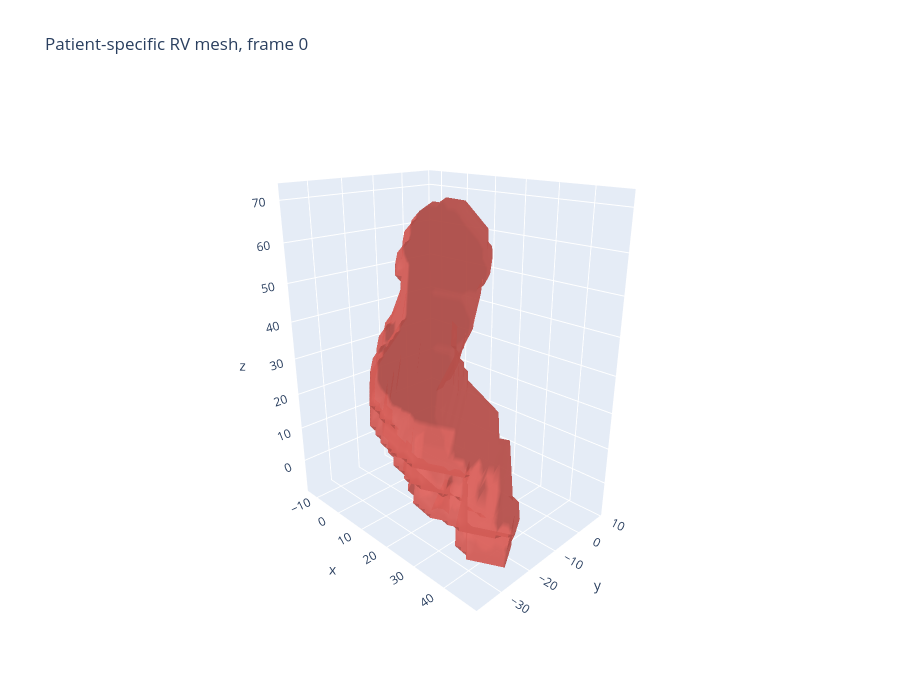

Notebook code for this chart:
### Code cell
# Notebook-native 3D view. An HTML viewer is not required.
import plotly.graph_objects as go

valid_meshes = [mesh for mesh in meshes if mesh is not None]
if not valid_meshes:
    raise RuntimeError('No valid RV meshes were generated')

def mesh_trace(mesh: dict) -> go.Mesh3d:
    vertices, faces = mesh['vertices'], mesh['faces']
    return go.Mesh3d(x=vertices[:, 0], y=vertices[:, 1], z=vertices[:, 2], i=faces[:, 0], j=faces[:, 1], k=faces[:, 2], opacity=0.78, color='#d95f59', flatshading=False, name=f'frame {mesh["frame_index"]:02d}')

fig = go.Figure(data=[mesh_trace(valid_meshes[0])])
fig.update_layout(title='Patient-specific RV mesh, frame 0', scene=dict(aspectmode='data', camera=dict(eye=dict(x=1.6, y=-1.6, z=0.9), up=dict(x=0, y=0, z=1))), width=900, height=700)
fig.show()

### Figure 1 — Plotly figure (JSON) as saved in the notebook; plotly's stock layout.template omitted (floating-point values rounded to 4 significant figures; data arrays with more than 128 entries replaced by an {"elided": "..."} marker saying what was removed)
{"data": [{"color": "#d95f59", "flatshading": false, "i": {"elided": "4146 int values"}, "j": {"elided": "4146 int values"}, "k": {"elided": "4146 int values"}, "name": "frame 00", "opacity": 0.78, "type": "mesh3d", "x": {"elided": "2073 float values"}, "y": {"elided": "2073 float values"}, "z": {"elided": "2073 float values"}}], "layout": {"height": 700, "scene": {"aspectmode": "data", "camera": {"eye": {"x": 1.6, "y": -1.6, "z": 0.9}, "up": {"x": 0, "y": 0, "z": 1}}}, "title": {"text": "Patient-specific RV mesh, frame 0"}, "width": 900}}
